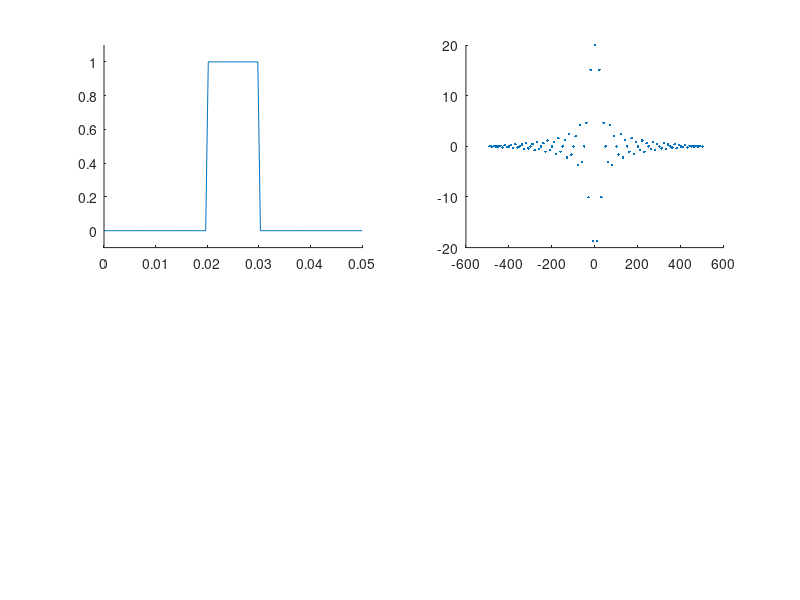

The MATLAB script that drew this image: (Note: this script raises an error after producing the figure.)
tlim =  0.05; tpts = 100;
fmax = 1/tlim*(tpts/2);
tax = linspace(0,tlim,tpts); 
puls= tax> 0.4*tlim & tax<0.6*tlim;
fpul = fftshift(fft(puls));
fax = linspace(0,fmax,tpts+1); fax(end)=[];
fax = fftshift(fax);
fax(fax>0.5*fmax) = fax(fax>0.5*fmax) - fmax;
subplot(221); plot(tax, puls); ylim([-.1,1.1]); box off;
subplot(222); plot(fax, real(fpul),'.');        box off;

clear vn; for i=fliplr(1:tpts)
   img.elem_data= red + ied*fax(i)*2j*pi;
   vv = fwd_solve(img);
   vn(:,i) = fpul(i)*vv.volt;
end
print_convert transients03a.png
